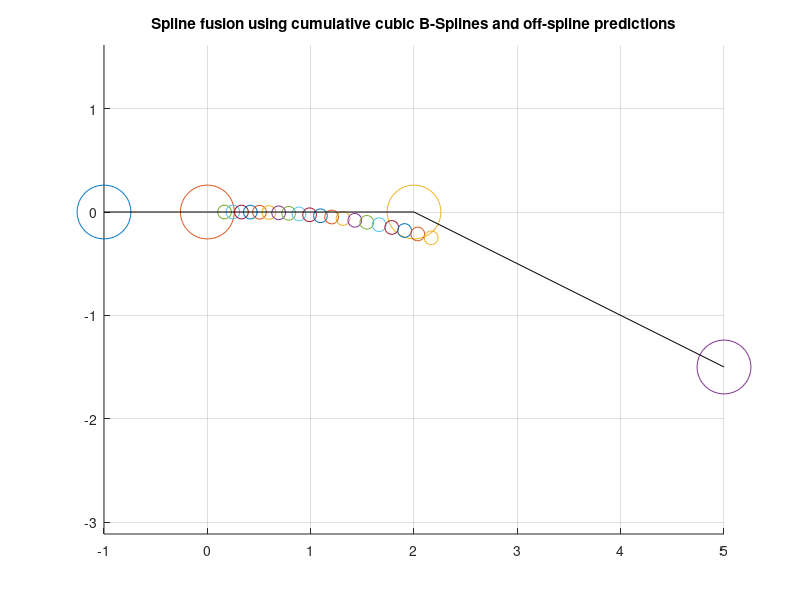

Source code (MATLAB):

% Spline fusion: Lovegrove 2013
% Error checking against C++
% Roberto Aldera - 27 Jan 2020
clc;clear
%% Setting up transforms
theta = 0;%-pi/160;
R = [cos(theta) sin(theta) 0; -sin(theta) cos(theta) 0; 0 0 1];
a = [1; 0.0; 0]; % position of origin frame a in reference frame b
T0 = [ R a; 0 0 0 1];

T = {T0; T0; T0}; % pretending the transforms are all the same for now

T{1}(1,4) = 1;
T{2}(1,4) = 2;
T{3}(1,4) = 3;
% T{4}(1,4) = 4;

% Offset the points to make it more interesting
% T{1}(1,4) = T{1}(1,4) + 2;
% T{2}(1,4) = T{2}(1,4) + 1;
% T{3}(1,4) = T{3}(1,4) - 0.3;
T{3}(2,4) = T{3}(2,4) - 1.5;

T_world = cell(size(T,1)+1,1);

T_world{1,1} = T{1}^-1;
T_world{2,1} = eye(4);
T_world{3,1} = T{2};
T_world{4,1} = T{2} * T{3};

% T_world{1} = eye(4);
% T_world{1} = T{1};
% for i = 2:size(T,1)
%     T_world{i,1} = T_world{i-1} * T{i};
% end

for i = 1:size(T_world,1)
    disp('T_world x: ');
    disp(T_world{i,1}(1,4));
end
Omega = cell(size(T,1)-1,1); % This holds all omegas, but each spline segment only uses 3 of them at a time (a window)
for i = 1:size(T,1) 
    Omega{i} = logm(T_world{i}^-1 * T_world{i+1});
end

%% Spline fusion parameters
num_intervals = size(T,1)-2;
num_spline_points = 20;
C = 1/6 * [ 6 0 0 0; 5 3 -3 1; 1 3 3 -2; 0 0 0 1 ];
T_w_s = cell(num_intervals,num_spline_points);

s_i = linspace(0,size(T,1)-1,size(T,1));

for i = 1:num_intervals
    s_t = linspace(i,i+1,num_spline_points);
    for t = 1:num_spline_points
        u = s_t(t) - s_i(i+1);
        u_vector = [1; u; u^2; u^3];
        B = C * u_vector;

        T_w_s{i,t} = T_world{i} * expm(B(2) * Omega{i}) ...
            * expm(B(3) * Omega{i+1}) * expm(B(4) * Omega{i+2});
%           T_w_s{i,t} = expm(B(2) * Omega{i}) ...
%               * expm(B(3) * Omega{i+1}) * expm(B(4) * Omega{i+2});
    end
end

%% Plotting
figure(1);
clf;
hold on;
grid on;
axis equal;
title("Spline fusion using cumulative cubic B-Splines and off-spline predictions");

for i = 1:size(T_world,1)
    scatter(T_world{i}(1,4),T_world{i}(2,4),1500,'r.');
end

for i = 1:num_intervals
    for j = 1:size(T_w_s,2)
        scatter(T_w_s{i,j}(1,4),T_w_s{i,j}(2,4),100,'b.');
    end
end

%% Plot connections directly between control points
T_world_coords = zeros(size(T_world,1),2);
for i = 1:size(T_world)
    T_world_coords(i,:) = [T_world{i}(1,4) T_world{i}(2,4)];
end
plot(T_world_coords(:,1),T_world_coords(:,2),'k');

